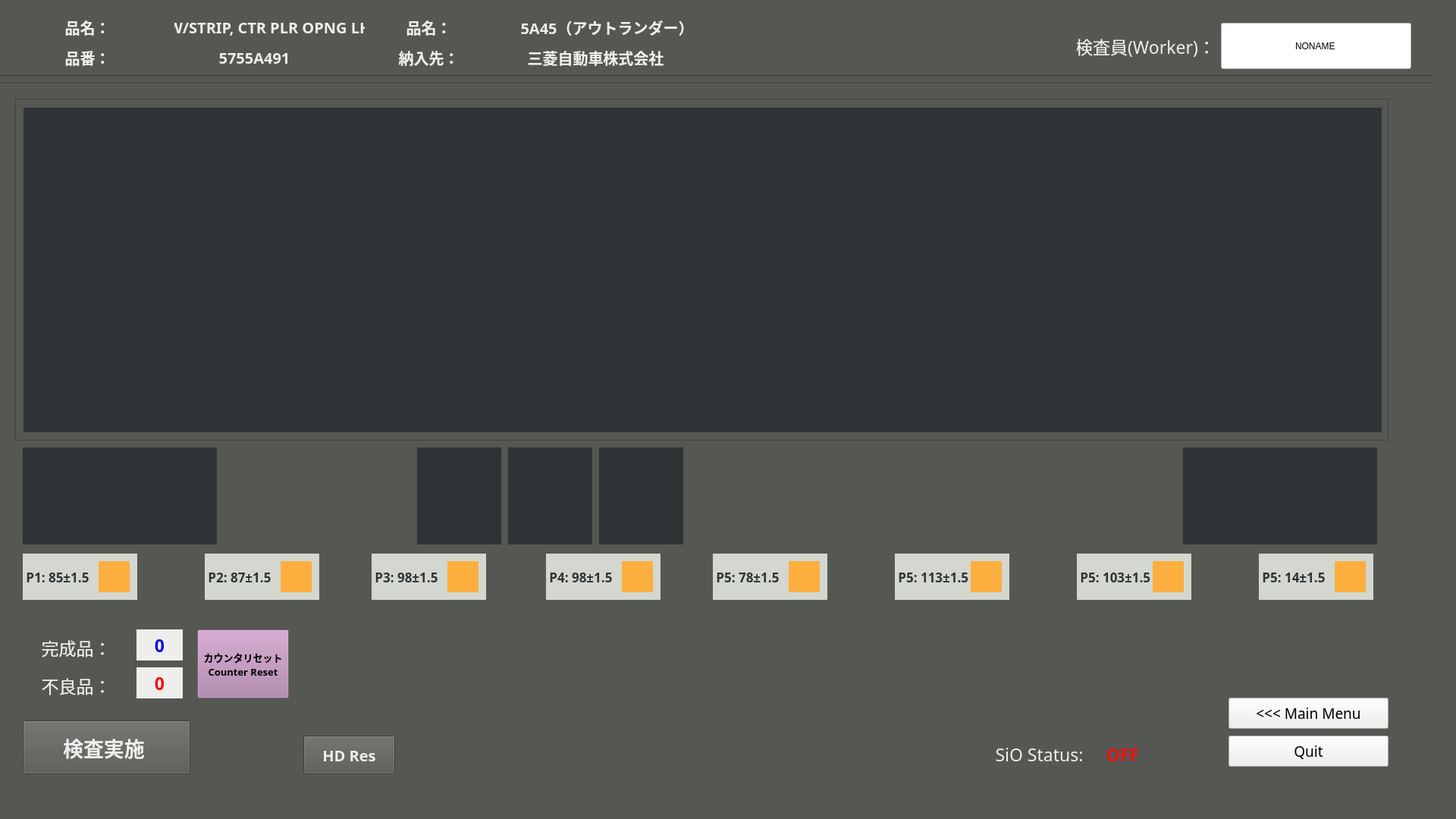
<?xml version="1.0" encoding="UTF-8"?>
<ui version="4.0">
 <class>part5755A491Window</class>
 <widget class="QMainWindow" name="part5755A491Window">
  <property name="enabled">
   <bool>true</bool>
  </property>
  <property name="geometry">
   <rect>
    <x>0</x>
    <y>0</y>
    <width>1920</width>
    <height>1080</height>
   </rect>
  </property>
  <property name="windowTitle">
   <string>MainWindow</string>
  </property>
  <property name="styleSheet">
   <string notr="true">background-color: rgb(85, 87, 83);</string>
  </property>
  <widget class="QWidget" name="part5755A491Widget">
   <property name="enabled">
    <bool>true</bool>
   </property>
   <widget class="Line" name="line_1">
    <property name="geometry">
     <rect>
      <x>-10</x>
      <y>90</y>
      <width>1901</width>
      <height>20</height>
     </rect>
    </property>
    <property name="orientation">
     <enum>Qt::Horizontal</enum>
    </property>
   </widget>
   <widget class="Line" name="line_2">
    <property name="geometry">
     <rect>
      <x>-10</x>
      <y>100</y>
      <width>1901</width>
      <height>20</height>
     </rect>
    </property>
    <property name="orientation">
     <enum>Qt::Horizontal</enum>
    </property>
   </widget>
   <widget class="QLabel" name="partlabel">
    <property name="geometry">
     <rect>
      <x>230</x>
      <y>20</y>
      <width>251</width>
      <height>31</height>
     </rect>
    </property>
    <property name="font">
     <font>
      <family>Ubuntu Mono</family>
      <pointsize>15</pointsize>
      <weight>75</weight>
      <bold>true</bold>
     </font>
    </property>
    <property name="styleSheet">
     <string notr="true">color: rgb(238, 238, 236);</string>
    </property>
    <property name="text">
     <string>W/STRIP, CTR PLR OPNG LH</string>
    </property>
    <property name="alignment">
     <set>Qt::AlignCenter</set>
    </property>
   </widget>
   <widget class="QFrame" name="frame">
    <property name="geometry">
     <rect>
      <x>20</x>
      <y>130</y>
      <width>1811</width>
      <height>451</height>
     </rect>
    </property>
    <property name="frameShape">
     <enum>QFrame::StyledPanel</enum>
    </property>
    <property name="frameShadow">
     <enum>QFrame::Raised</enum>
    </property>
    <widget class="QLabel" name="cameraFrame">
     <property name="geometry">
      <rect>
       <x>11</x>
       <y>12</y>
       <width>1791</width>
       <height>428</height>
      </rect>
     </property>
     <property name="styleSheet">
      <string notr="true">background-color: rgb(46, 52, 54);</string>
     </property>
     <property name="text">
      <string/>
     </property>
     <property name="alignment">
      <set>Qt::AlignCenter</set>
     </property>
    </widget>
   </widget>
   <widget class="QPushButton" name="mainmenubutton">
    <property name="geometry">
     <rect>
      <x>1620</x>
      <y>920</y>
      <width>211</width>
      <height>41</height>
     </rect>
    </property>
    <property name="font">
     <font>
      <family>Ubuntu Mono</family>
      <pointsize>14</pointsize>
     </font>
    </property>
    <property name="styleSheet">
     <string notr="true">background-color: rgb(238, 238, 236);</string>
    </property>
    <property name="text">
     <string>&lt;&lt;&lt; Main Menu</string>
    </property>
   </widget>
   <widget class="QPushButton" name="quitbutton">
    <property name="geometry">
     <rect>
      <x>1620</x>
      <y>970</y>
      <width>211</width>
      <height>41</height>
     </rect>
    </property>
    <property name="font">
     <font>
      <family>Ubuntu Mono</family>
      <pointsize>14</pointsize>
     </font>
    </property>
    <property name="styleSheet">
     <string notr="true">background-color: rgb(238, 238, 236);</string>
    </property>
    <property name="text">
     <string>Quit</string>
    </property>
   </widget>
   <widget class="QLabel" name="partlabel_2">
    <property name="geometry">
     <rect>
      <x>10</x>
      <y>20</y>
      <width>211</width>
      <height>31</height>
     </rect>
    </property>
    <property name="font">
     <font>
      <family>Ubuntu Mono</family>
      <pointsize>15</pointsize>
      <weight>75</weight>
      <bold>true</bold>
     </font>
    </property>
    <property name="styleSheet">
     <string notr="true">color: rgb(238, 238, 236);</string>
    </property>
    <property name="text">
     <string>品名：</string>
    </property>
    <property name="alignment">
     <set>Qt::AlignCenter</set>
    </property>
   </widget>
   <widget class="QLabel" name="partlabel_3">
    <property name="geometry">
     <rect>
      <x>10</x>
      <y>60</y>
      <width>211</width>
      <height>31</height>
     </rect>
    </property>
    <property name="font">
     <font>
      <family>Ubuntu Mono</family>
      <pointsize>15</pointsize>
      <weight>75</weight>
      <bold>true</bold>
     </font>
    </property>
    <property name="styleSheet">
     <string notr="true">color: rgb(238, 238, 236);</string>
    </property>
    <property name="text">
     <string>品番：</string>
    </property>
    <property name="alignment">
     <set>Qt::AlignCenter</set>
    </property>
   </widget>
   <widget class="QLabel" name="partlabel_4">
    <property name="geometry">
     <rect>
      <x>230</x>
      <y>60</y>
      <width>211</width>
      <height>31</height>
     </rect>
    </property>
    <property name="font">
     <font>
      <family>Ubuntu Mono</family>
      <pointsize>15</pointsize>
      <weight>75</weight>
      <bold>true</bold>
     </font>
    </property>
    <property name="styleSheet">
     <string notr="true">color: rgb(238, 238, 236);</string>
    </property>
    <property name="text">
     <string>5755A491</string>
    </property>
    <property name="alignment">
     <set>Qt::AlignCenter</set>
    </property>
   </widget>
   <widget class="QLabel" name="partlabel_5">
    <property name="geometry">
     <rect>
      <x>680</x>
      <y>20</y>
      <width>241</width>
      <height>31</height>
     </rect>
    </property>
    <property name="font">
     <font>
      <family>Ubuntu Mono</family>
      <pointsize>15</pointsize>
      <weight>75</weight>
      <bold>true</bold>
     </font>
    </property>
    <property name="styleSheet">
     <string notr="true">color: rgb(238, 238, 236);</string>
    </property>
    <property name="text">
     <string>5A45（アウトランダー）</string>
    </property>
    <property name="alignment">
     <set>Qt::AlignCenter</set>
    </property>
   </widget>
   <widget class="QLabel" name="partlabel_6">
    <property name="geometry">
     <rect>
      <x>460</x>
      <y>20</y>
      <width>211</width>
      <height>31</height>
     </rect>
    </property>
    <property name="font">
     <font>
      <family>Ubuntu Mono</family>
      <pointsize>15</pointsize>
      <weight>75</weight>
      <bold>true</bold>
     </font>
    </property>
    <property name="styleSheet">
     <string notr="true">color: rgb(238, 238, 236);</string>
    </property>
    <property name="text">
     <string>品名：</string>
    </property>
    <property name="alignment">
     <set>Qt::AlignCenter</set>
    </property>
   </widget>
   <widget class="QLabel" name="P1label">
    <property name="geometry">
     <rect>
      <x>30</x>
      <y>730</y>
      <width>151</width>
      <height>61</height>
     </rect>
    </property>
    <property name="font">
     <font>
      <family>Ubuntu Mono</family>
      <pointsize>13</pointsize>
      <weight>75</weight>
      <bold>true</bold>
     </font>
    </property>
    <property name="styleSheet">
     <string notr="true">color: rgb(46, 52, 54);
background-color: rgb(211, 215, 207);</string>
    </property>
    <property name="text">
     <string> P1: 85±1.5</string>
    </property>
    <property name="alignment">
     <set>Qt::AlignLeading|Qt::AlignLeft|Qt::AlignVCenter</set>
    </property>
   </widget>
   <widget class="QLabel" name="P1color">
    <property name="geometry">
     <rect>
      <x>130</x>
      <y>740</y>
      <width>41</width>
      <height>41</height>
     </rect>
    </property>
    <property name="font">
     <font>
      <family>Ubuntu Mono</family>
      <pointsize>13</pointsize>
      <weight>75</weight>
      <bold>true</bold>
     </font>
    </property>
    <property name="styleSheet">
     <string notr="true">background-color: rgb(252, 175, 62);</string>
    </property>
    <property name="text">
     <string/>
    </property>
    <property name="alignment">
     <set>Qt::AlignLeading|Qt::AlignLeft|Qt::AlignVCenter</set>
    </property>
   </widget>
   <widget class="QLabel" name="P2color">
    <property name="geometry">
     <rect>
      <x>370</x>
      <y>740</y>
      <width>41</width>
      <height>41</height>
     </rect>
    </property>
    <property name="font">
     <font>
      <family>Ubuntu Mono</family>
      <pointsize>13</pointsize>
      <weight>75</weight>
      <bold>true</bold>
     </font>
    </property>
    <property name="styleSheet">
     <string notr="true">background-color: rgb(252, 175, 62);</string>
    </property>
    <property name="text">
     <string/>
    </property>
    <property name="alignment">
     <set>Qt::AlignLeading|Qt::AlignLeft|Qt::AlignVCenter</set>
    </property>
   </widget>
   <widget class="QLabel" name="P2label">
    <property name="geometry">
     <rect>
      <x>270</x>
      <y>730</y>
      <width>151</width>
      <height>61</height>
     </rect>
    </property>
    <property name="font">
     <font>
      <family>Ubuntu Mono</family>
      <pointsize>13</pointsize>
      <weight>75</weight>
      <bold>true</bold>
     </font>
    </property>
    <property name="styleSheet">
     <string notr="true">color: rgb(46, 52, 54);
background-color: rgb(211, 215, 207);</string>
    </property>
    <property name="text">
     <string> P2: 87±1.5</string>
    </property>
    <property name="alignment">
     <set>Qt::AlignLeading|Qt::AlignLeft|Qt::AlignVCenter</set>
    </property>
   </widget>
   <widget class="QLabel" name="P3label">
    <property name="geometry">
     <rect>
      <x>490</x>
      <y>730</y>
      <width>151</width>
      <height>61</height>
     </rect>
    </property>
    <property name="font">
     <font>
      <family>Ubuntu Mono</family>
      <pointsize>13</pointsize>
      <weight>75</weight>
      <bold>true</bold>
     </font>
    </property>
    <property name="styleSheet">
     <string notr="true">color: rgb(46, 52, 54);
background-color: rgb(211, 215, 207);</string>
    </property>
    <property name="text">
     <string> P3: 98±1.5</string>
    </property>
    <property name="alignment">
     <set>Qt::AlignLeading|Qt::AlignLeft|Qt::AlignVCenter</set>
    </property>
   </widget>
   <widget class="QLabel" name="P3color">
    <property name="geometry">
     <rect>
      <x>590</x>
      <y>740</y>
      <width>41</width>
      <height>41</height>
     </rect>
    </property>
    <property name="font">
     <font>
      <family>Ubuntu Mono</family>
      <pointsize>13</pointsize>
      <weight>75</weight>
      <bold>true</bold>
     </font>
    </property>
    <property name="styleSheet">
     <string notr="true">background-color: rgb(252, 175, 62);</string>
    </property>
    <property name="text">
     <string/>
    </property>
    <property name="alignment">
     <set>Qt::AlignLeading|Qt::AlignLeft|Qt::AlignVCenter</set>
    </property>
   </widget>
   <widget class="QLabel" name="P4label">
    <property name="geometry">
     <rect>
      <x>720</x>
      <y>730</y>
      <width>151</width>
      <height>61</height>
     </rect>
    </property>
    <property name="font">
     <font>
      <family>Ubuntu Mono</family>
      <pointsize>13</pointsize>
      <weight>75</weight>
      <bold>true</bold>
     </font>
    </property>
    <property name="styleSheet">
     <string notr="true">color: rgb(46, 52, 54);
background-color: rgb(211, 215, 207);</string>
    </property>
    <property name="text">
     <string> P4: 98±1.5</string>
    </property>
    <property name="alignment">
     <set>Qt::AlignLeading|Qt::AlignLeft|Qt::AlignVCenter</set>
    </property>
   </widget>
   <widget class="QLabel" name="P4color">
    <property name="geometry">
     <rect>
      <x>820</x>
      <y>740</y>
      <width>41</width>
      <height>41</height>
     </rect>
    </property>
    <property name="font">
     <font>
      <family>Ubuntu Mono</family>
      <pointsize>13</pointsize>
      <weight>75</weight>
      <bold>true</bold>
     </font>
    </property>
    <property name="styleSheet">
     <string notr="true">background-color: rgb(252, 175, 62);</string>
    </property>
    <property name="text">
     <string/>
    </property>
    <property name="alignment">
     <set>Qt::AlignLeading|Qt::AlignLeft|Qt::AlignVCenter</set>
    </property>
   </widget>
   <widget class="QLabel" name="P5color">
    <property name="geometry">
     <rect>
      <x>1040</x>
      <y>740</y>
      <width>41</width>
      <height>41</height>
     </rect>
    </property>
    <property name="font">
     <font>
      <family>Ubuntu Mono</family>
      <pointsize>13</pointsize>
      <weight>75</weight>
      <bold>true</bold>
     </font>
    </property>
    <property name="styleSheet">
     <string notr="true">background-color: rgb(252, 175, 62);</string>
    </property>
    <property name="text">
     <string/>
    </property>
    <property name="alignment">
     <set>Qt::AlignLeading|Qt::AlignLeft|Qt::AlignVCenter</set>
    </property>
   </widget>
   <widget class="QLabel" name="P5label">
    <property name="geometry">
     <rect>
      <x>940</x>
      <y>730</y>
      <width>151</width>
      <height>61</height>
     </rect>
    </property>
    <property name="font">
     <font>
      <family>Ubuntu Mono</family>
      <pointsize>13</pointsize>
      <weight>75</weight>
      <bold>true</bold>
     </font>
    </property>
    <property name="styleSheet">
     <string notr="true">color: rgb(46, 52, 54);
background-color: rgb(211, 215, 207);</string>
    </property>
    <property name="text">
     <string> P5: 78±1.5</string>
    </property>
    <property name="alignment">
     <set>Qt::AlignLeading|Qt::AlignLeft|Qt::AlignVCenter</set>
    </property>
   </widget>
   <widget class="QPushButton" name="kensaButton">
    <property name="geometry">
     <rect>
      <x>30</x>
      <y>950</y>
      <width>221</width>
      <height>71</height>
     </rect>
    </property>
    <property name="font">
     <font>
      <family>Ubuntu Mono</family>
      <pointsize>20</pointsize>
      <weight>75</weight>
      <italic>false</italic>
      <bold>true</bold>
      <stylestrategy>PreferAntialias</stylestrategy>
     </font>
    </property>
    <property name="autoFillBackground">
     <bool>false</bool>
    </property>
    <property name="styleSheet">
     <string notr="true">color: rgb(238, 238, 236);</string>
    </property>
    <property name="text">
     <string>検査実施 </string>
    </property>
    <property name="checkable">
     <bool>false</bool>
    </property>
   </widget>
   <widget class="QLabel" name="partlabel_7">
    <property name="geometry">
     <rect>
      <x>680</x>
      <y>60</y>
      <width>211</width>
      <height>31</height>
     </rect>
    </property>
    <property name="font">
     <font>
      <family>Ubuntu Mono</family>
      <pointsize>15</pointsize>
      <weight>75</weight>
      <bold>true</bold>
     </font>
    </property>
    <property name="styleSheet">
     <string notr="true">color: rgb(238, 238, 236);</string>
    </property>
    <property name="text">
     <string>三菱自動車株式会社</string>
    </property>
    <property name="alignment">
     <set>Qt::AlignCenter</set>
    </property>
   </widget>
   <widget class="QLabel" name="partlabel_8">
    <property name="geometry">
     <rect>
      <x>460</x>
      <y>60</y>
      <width>211</width>
      <height>31</height>
     </rect>
    </property>
    <property name="font">
     <font>
      <family>Ubuntu Mono</family>
      <pointsize>15</pointsize>
      <weight>75</weight>
      <bold>true</bold>
     </font>
    </property>
    <property name="styleSheet">
     <string notr="true">color: rgb(238, 238, 236);</string>
    </property>
    <property name="text">
     <string>納入先：</string>
    </property>
    <property name="alignment">
     <set>Qt::AlignCenter</set>
    </property>
   </widget>
   <widget class="QLabel" name="status_sio">
    <property name="geometry">
     <rect>
      <x>1450</x>
      <y>970</y>
      <width>61</width>
      <height>41</height>
     </rect>
    </property>
    <property name="font">
     <font>
      <family>Ubuntu Mono</family>
      <pointsize>17</pointsize>
      <weight>75</weight>
      <bold>true</bold>
      <underline>false</underline>
     </font>
    </property>
    <property name="styleSheet">
     <string notr="true">color: rgb(238, 15, 15);</string>
    </property>
    <property name="text">
     <string>OFF</string>
    </property>
    <property name="alignment">
     <set>Qt::AlignBottom|Qt::AlignHCenter</set>
    </property>
   </widget>
   <widget class="QLabel" name="label_5">
    <property name="geometry">
     <rect>
      <x>1300</x>
      <y>970</y>
      <width>141</width>
      <height>41</height>
     </rect>
    </property>
    <property name="font">
     <font>
      <family>Ubuntu Mono</family>
      <pointsize>17</pointsize>
      <weight>50</weight>
      <bold>false</bold>
      <underline>false</underline>
     </font>
    </property>
    <property name="styleSheet">
     <string notr="true">color: rgb(238, 238, 236);</string>
    </property>
    <property name="text">
     <string>SiO Status:</string>
    </property>
    <property name="alignment">
     <set>Qt::AlignBottom|Qt::AlignHCenter</set>
    </property>
   </widget>
   <widget class="QLabel" name="label_6">
    <property name="geometry">
     <rect>
      <x>30</x>
      <y>830</y>
      <width>141</width>
      <height>41</height>
     </rect>
    </property>
    <property name="font">
     <font>
      <family>Ubuntu Mono</family>
      <pointsize>17</pointsize>
      <weight>50</weight>
      <bold>false</bold>
      <underline>false</underline>
     </font>
    </property>
    <property name="styleSheet">
     <string notr="true">color: rgb(238, 238, 236);</string>
    </property>
    <property name="text">
     <string>完成品：</string>
    </property>
    <property name="alignment">
     <set>Qt::AlignBottom|Qt::AlignHCenter</set>
    </property>
   </widget>
   <widget class="QLabel" name="status_kansei">
    <property name="geometry">
     <rect>
      <x>180</x>
      <y>830</y>
      <width>61</width>
      <height>41</height>
     </rect>
    </property>
    <property name="font">
     <font>
      <family>Ubuntu Mono</family>
      <pointsize>17</pointsize>
      <weight>75</weight>
      <bold>true</bold>
      <underline>false</underline>
     </font>
    </property>
    <property name="styleSheet">
     <string notr="true">color: rgb(15, 15, 215);
background-color: rgb(238, 238, 236);</string>
    </property>
    <property name="text">
     <string>0</string>
    </property>
    <property name="alignment">
     <set>Qt::AlignCenter</set>
    </property>
   </widget>
   <widget class="QLabel" name="label_7">
    <property name="geometry">
     <rect>
      <x>30</x>
      <y>880</y>
      <width>141</width>
      <height>41</height>
     </rect>
    </property>
    <property name="font">
     <font>
      <family>Ubuntu Mono</family>
      <pointsize>17</pointsize>
      <weight>50</weight>
      <bold>false</bold>
      <underline>false</underline>
     </font>
    </property>
    <property name="styleSheet">
     <string notr="true">color: rgb(238, 238, 236);</string>
    </property>
    <property name="text">
     <string>不良品：</string>
    </property>
    <property name="alignment">
     <set>Qt::AlignBottom|Qt::AlignHCenter</set>
    </property>
   </widget>
   <widget class="QLabel" name="status_furyou">
    <property name="geometry">
     <rect>
      <x>180</x>
      <y>880</y>
      <width>61</width>
      <height>41</height>
     </rect>
    </property>
    <property name="font">
     <font>
      <family>Ubuntu Mono</family>
      <pointsize>17</pointsize>
      <weight>75</weight>
      <bold>true</bold>
      <underline>false</underline>
     </font>
    </property>
    <property name="styleSheet">
     <string notr="true">color: rgb(238, 15, 15);
background-color: rgb(238, 238, 236);</string>
    </property>
    <property name="text">
     <string>0</string>
    </property>
    <property name="alignment">
     <set>Qt::AlignCenter</set>
    </property>
   </widget>
   <widget class="QLineEdit" name="kensain_name">
    <property name="geometry">
     <rect>
      <x>1610</x>
      <y>30</y>
      <width>251</width>
      <height>61</height>
     </rect>
    </property>
    <property name="styleSheet">
     <string notr="true">background-color: rgb(255, 255, 255);</string>
    </property>
    <property name="text">
     <string>NONAME</string>
    </property>
    <property name="alignment">
     <set>Qt::AlignCenter</set>
    </property>
   </widget>
   <widget class="QLabel" name="label_8">
    <property name="geometry">
     <rect>
      <x>1420</x>
      <y>30</y>
      <width>181</width>
      <height>61</height>
     </rect>
    </property>
    <property name="font">
     <font>
      <family>Ubuntu Mono</family>
      <pointsize>17</pointsize>
      <weight>50</weight>
      <bold>false</bold>
      <underline>false</underline>
     </font>
    </property>
    <property name="styleSheet">
     <string notr="true">color: rgb(238, 238, 236);</string>
    </property>
    <property name="text">
     <string>検査員(Worker)：</string>
    </property>
    <property name="alignment">
     <set>Qt::AlignCenter</set>
    </property>
   </widget>
   <widget class="QPushButton" name="counterReset">
    <property name="geometry">
     <rect>
      <x>260</x>
      <y>830</y>
      <width>121</width>
      <height>91</height>
     </rect>
    </property>
    <property name="font">
     <font>
      <family>Ubuntu Mono</family>
      <pointsize>10</pointsize>
      <weight>75</weight>
      <italic>false</italic>
      <bold>true</bold>
      <stylestrategy>PreferAntialias</stylestrategy>
     </font>
    </property>
    <property name="autoFillBackground">
     <bool>false</bool>
    </property>
    <property name="styleSheet">
     <string notr="true">background-color: rgb(173, 127, 168);</string>
    </property>
    <property name="text">
     <string>カウンタリセット
Counter Reset</string>
    </property>
    <property name="checkable">
     <bool>false</bool>
    </property>
   </widget>
   <widget class="QLabel" name="P6label">
    <property name="geometry">
     <rect>
      <x>1180</x>
      <y>730</y>
      <width>151</width>
      <height>61</height>
     </rect>
    </property>
    <property name="font">
     <font>
      <family>Ubuntu Mono</family>
      <pointsize>13</pointsize>
      <weight>75</weight>
      <bold>true</bold>
     </font>
    </property>
    <property name="styleSheet">
     <string notr="true">color: rgb(46, 52, 54);
background-color: rgb(211, 215, 207);</string>
    </property>
    <property name="text">
     <string> P5: 113±1.5</string>
    </property>
    <property name="alignment">
     <set>Qt::AlignLeading|Qt::AlignLeft|Qt::AlignVCenter</set>
    </property>
   </widget>
   <widget class="QLabel" name="P6color">
    <property name="geometry">
     <rect>
      <x>1280</x>
      <y>740</y>
      <width>41</width>
      <height>41</height>
     </rect>
    </property>
    <property name="font">
     <font>
      <family>Ubuntu Mono</family>
      <pointsize>13</pointsize>
      <weight>75</weight>
      <bold>true</bold>
     </font>
    </property>
    <property name="styleSheet">
     <string notr="true">background-color: rgb(252, 175, 62);</string>
    </property>
    <property name="text">
     <string/>
    </property>
    <property name="alignment">
     <set>Qt::AlignLeading|Qt::AlignLeft|Qt::AlignVCenter</set>
    </property>
   </widget>
   <widget class="QLabel" name="kata1Frame">
    <property name="geometry">
     <rect>
      <x>30</x>
      <y>590</y>
      <width>256</width>
      <height>128</height>
     </rect>
    </property>
    <property name="styleSheet">
     <string notr="true">background-color: rgb(46, 52, 54);</string>
    </property>
    <property name="text">
     <string/>
    </property>
    <property name="alignment">
     <set>Qt::AlignCenter</set>
    </property>
   </widget>
   <widget class="QLabel" name="kata2Frame">
    <property name="geometry">
     <rect>
      <x>1560</x>
      <y>590</y>
      <width>256</width>
      <height>128</height>
     </rect>
    </property>
    <property name="styleSheet">
     <string notr="true">background-color: rgb(46, 52, 54);</string>
    </property>
    <property name="text">
     <string/>
    </property>
    <property name="alignment">
     <set>Qt::AlignCenter</set>
    </property>
   </widget>
   <widget class="QLabel" name="P6color_2">
    <property name="geometry">
     <rect>
      <x>1520</x>
      <y>740</y>
      <width>41</width>
      <height>41</height>
     </rect>
    </property>
    <property name="font">
     <font>
      <family>Ubuntu Mono</family>
      <pointsize>13</pointsize>
      <weight>75</weight>
      <bold>true</bold>
     </font>
    </property>
    <property name="styleSheet">
     <string notr="true">background-color: rgb(252, 175, 62);</string>
    </property>
    <property name="text">
     <string/>
    </property>
    <property name="alignment">
     <set>Qt::AlignLeading|Qt::AlignLeft|Qt::AlignVCenter</set>
    </property>
   </widget>
   <widget class="QLabel" name="P6label_2">
    <property name="geometry">
     <rect>
      <x>1420</x>
      <y>730</y>
      <width>151</width>
      <height>61</height>
     </rect>
    </property>
    <property name="font">
     <font>
      <family>Ubuntu Mono</family>
      <pointsize>13</pointsize>
      <weight>75</weight>
      <bold>true</bold>
     </font>
    </property>
    <property name="styleSheet">
     <string notr="true">color: rgb(46, 52, 54);
background-color: rgb(211, 215, 207);</string>
    </property>
    <property name="text">
     <string> P5: 103±1.5</string>
    </property>
    <property name="alignment">
     <set>Qt::AlignLeading|Qt::AlignLeft|Qt::AlignVCenter</set>
    </property>
   </widget>
   <widget class="QLabel" name="P6label_3">
    <property name="geometry">
     <rect>
      <x>1660</x>
      <y>730</y>
      <width>151</width>
      <height>61</height>
     </rect>
    </property>
    <property name="font">
     <font>
      <family>Ubuntu Mono</family>
      <pointsize>13</pointsize>
      <weight>75</weight>
      <bold>true</bold>
     </font>
    </property>
    <property name="styleSheet">
     <string notr="true">color: rgb(46, 52, 54);
background-color: rgb(211, 215, 207);</string>
    </property>
    <property name="text">
     <string> P5: 14±1.5</string>
    </property>
    <property name="alignment">
     <set>Qt::AlignLeading|Qt::AlignLeft|Qt::AlignVCenter</set>
    </property>
   </widget>
   <widget class="QLabel" name="P6color_3">
    <property name="geometry">
     <rect>
      <x>1760</x>
      <y>740</y>
      <width>41</width>
      <height>41</height>
     </rect>
    </property>
    <property name="font">
     <font>
      <family>Ubuntu Mono</family>
      <pointsize>13</pointsize>
      <weight>75</weight>
      <bold>true</bold>
     </font>
    </property>
    <property name="styleSheet">
     <string notr="true">background-color: rgb(252, 175, 62);</string>
    </property>
    <property name="text">
     <string/>
    </property>
    <property name="alignment">
     <set>Qt::AlignLeading|Qt::AlignLeft|Qt::AlignVCenter</set>
    </property>
   </widget>
   <widget class="QLabel" name="clip1Frame">
    <property name="geometry">
     <rect>
      <x>550</x>
      <y>590</y>
      <width>111</width>
      <height>128</height>
     </rect>
    </property>
    <property name="styleSheet">
     <string notr="true">background-color: rgb(46, 52, 54);</string>
    </property>
    <property name="text">
     <string/>
    </property>
    <property name="alignment">
     <set>Qt::AlignCenter</set>
    </property>
   </widget>
   <widget class="QLabel" name="clip2Frame">
    <property name="geometry">
     <rect>
      <x>670</x>
      <y>590</y>
      <width>111</width>
      <height>128</height>
     </rect>
    </property>
    <property name="styleSheet">
     <string notr="true">background-color: rgb(46, 52, 54);</string>
    </property>
    <property name="text">
     <string/>
    </property>
    <property name="alignment">
     <set>Qt::AlignCenter</set>
    </property>
   </widget>
   <widget class="QLabel" name="clip3Frame">
    <property name="geometry">
     <rect>
      <x>790</x>
      <y>590</y>
      <width>111</width>
      <height>128</height>
     </rect>
    </property>
    <property name="styleSheet">
     <string notr="true">background-color: rgb(46, 52, 54);</string>
    </property>
    <property name="text">
     <string/>
    </property>
    <property name="alignment">
     <set>Qt::AlignCenter</set>
    </property>
   </widget>
   <widget class="QPushButton" name="button_HDResQT">
    <property name="geometry">
     <rect>
      <x>400</x>
      <y>970</y>
      <width>121</width>
      <height>51</height>
     </rect>
    </property>
    <property name="font">
     <font>
      <family>Ubuntu Mono</family>
      <pointsize>15</pointsize>
      <weight>75</weight>
      <italic>false</italic>
      <bold>true</bold>
      <stylestrategy>PreferAntialias</stylestrategy>
     </font>
    </property>
    <property name="autoFillBackground">
     <bool>false</bool>
    </property>
    <property name="styleSheet">
     <string notr="true">color: rgb(238, 238, 236);</string>
    </property>
    <property name="text">
     <string>HD Res</string>
    </property>
    <property name="checkable">
     <bool>false</bool>
    </property>
   </widget>
   <zorder>line_1</zorder>
   <zorder>line_2</zorder>
   <zorder>frame</zorder>
   <zorder>mainmenubutton</zorder>
   <zorder>quitbutton</zorder>
   <zorder>partlabel_2</zorder>
   <zorder>partlabel_3</zorder>
   <zorder>partlabel_4</zorder>
   <zorder>partlabel_5</zorder>
   <zorder>partlabel_6</zorder>
   <zorder>P1label</zorder>
   <zorder>P1color</zorder>
   <zorder>P2label</zorder>
   <zorder>P2color</zorder>
   <zorder>P3label</zorder>
   <zorder>P3color</zorder>
   <zorder>P4label</zorder>
   <zorder>P4color</zorder>
   <zorder>P5label</zorder>
   <zorder>P5color</zorder>
   <zorder>kensaButton</zorder>
   <zorder>partlabel_7</zorder>
   <zorder>partlabel_8</zorder>
   <zorder>status_sio</zorder>
   <zorder>label_5</zorder>
   <zorder>label_6</zorder>
   <zorder>status_kansei</zorder>
   <zorder>label_7</zorder>
   <zorder>status_furyou</zorder>
   <zorder>kensain_name</zorder>
   <zorder>label_8</zorder>
   <zorder>counterReset</zorder>
   <zorder>partlabel</zorder>
   <zorder>P6label</zorder>
   <zorder>P6color</zorder>
   <zorder>kata1Frame</zorder>
   <zorder>kata2Frame</zorder>
   <zorder>P6label_2</zorder>
   <zorder>P6color_2</zorder>
   <zorder>P6label_3</zorder>
   <zorder>P6color_3</zorder>
   <zorder>clip1Frame</zorder>
   <zorder>clip2Frame</zorder>
   <zorder>clip3Frame</zorder>
   <zorder>button_HDResQT</zorder>
  </widget>
  <widget class="QMenuBar" name="menubar">
   <property name="geometry">
    <rect>
     <x>0</x>
     <y>0</y>
     <width>1920</width>
     <height>22</height>
    </rect>
   </property>
  </widget>
  <widget class="QStatusBar" name="statusbar"/>
 </widget>
 <resources/>
 <connections/>
</ui>
